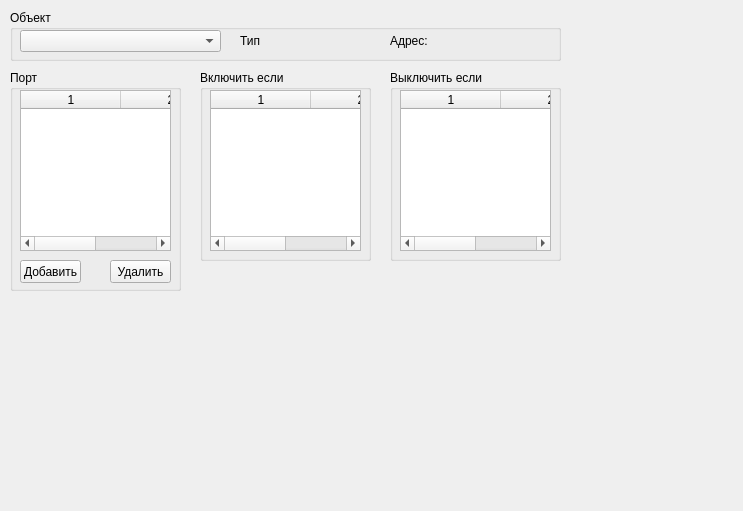
<?xml version="1.0" encoding="UTF-8"?>
<ui version="4.0">
 <class>logickWidget</class>
 <widget class="QWidget" name="logickWidget">
  <property name="geometry">
   <rect>
    <x>0</x>
    <y>0</y>
    <width>743</width>
    <height>511</height>
   </rect>
  </property>
  <property name="windowTitle">
   <string>Form</string>
  </property>
  <widget class="QGroupBox" name="groupBox">
   <property name="geometry">
    <rect>
     <x>10</x>
     <y>10</y>
     <width>551</width>
     <height>51</height>
    </rect>
   </property>
   <property name="title">
    <string>Объект</string>
   </property>
   <widget class="QComboBox" name="comboBox">
    <property name="geometry">
     <rect>
      <x>10</x>
      <y>20</y>
      <width>201</width>
      <height>22</height>
     </rect>
    </property>
   </widget>
   <widget class="QLabel" name="label">
    <property name="geometry">
     <rect>
      <x>230</x>
      <y>20</y>
      <width>141</width>
      <height>21</height>
     </rect>
    </property>
    <property name="text">
     <string>Тип</string>
    </property>
   </widget>
   <widget class="QLabel" name="label_2">
    <property name="geometry">
     <rect>
      <x>380</x>
      <y>20</y>
      <width>141</width>
      <height>21</height>
     </rect>
    </property>
    <property name="text">
     <string>Адрес:</string>
    </property>
   </widget>
  </widget>
  <widget class="QGroupBox" name="groupBox_2">
   <property name="geometry">
    <rect>
     <x>10</x>
     <y>70</y>
     <width>171</width>
     <height>221</height>
    </rect>
   </property>
   <property name="title">
    <string>Порт</string>
   </property>
   <widget class="QTableWidget" name="tableWidget">
    <property name="geometry">
     <rect>
      <x>10</x>
      <y>20</y>
      <width>151</width>
      <height>161</height>
     </rect>
    </property>
    <property name="columnCount">
     <number>2</number>
    </property>
    <column/>
    <column/>
   </widget>
   <widget class="QPushButton" name="pushButton">
    <property name="geometry">
     <rect>
      <x>10</x>
      <y>190</y>
      <width>61</width>
      <height>23</height>
     </rect>
    </property>
    <property name="text">
     <string>Добавить</string>
    </property>
   </widget>
   <widget class="QPushButton" name="pushButton_2">
    <property name="geometry">
     <rect>
      <x>100</x>
      <y>190</y>
      <width>61</width>
      <height>23</height>
     </rect>
    </property>
    <property name="text">
     <string>Удалить</string>
    </property>
   </widget>
  </widget>
  <widget class="QGroupBox" name="groupBox_3">
   <property name="geometry">
    <rect>
     <x>200</x>
     <y>70</y>
     <width>171</width>
     <height>191</height>
    </rect>
   </property>
   <property name="title">
    <string>Включить если</string>
   </property>
   <widget class="QTableWidget" name="tableWidget_2">
    <property name="geometry">
     <rect>
      <x>10</x>
      <y>20</y>
      <width>151</width>
      <height>161</height>
     </rect>
    </property>
    <property name="columnCount">
     <number>2</number>
    </property>
    <column/>
    <column/>
   </widget>
  </widget>
  <widget class="QGroupBox" name="groupBox_4">
   <property name="geometry">
    <rect>
     <x>390</x>
     <y>70</y>
     <width>171</width>
     <height>191</height>
    </rect>
   </property>
   <property name="title">
    <string>Выключить если</string>
   </property>
   <widget class="QTableWidget" name="tableWidget_3">
    <property name="geometry">
     <rect>
      <x>10</x>
      <y>20</y>
      <width>151</width>
      <height>161</height>
     </rect>
    </property>
    <property name="columnCount">
     <number>2</number>
    </property>
    <column/>
    <column/>
   </widget>
  </widget>
 </widget>
 <resources/>
 <connections/>
</ui>
